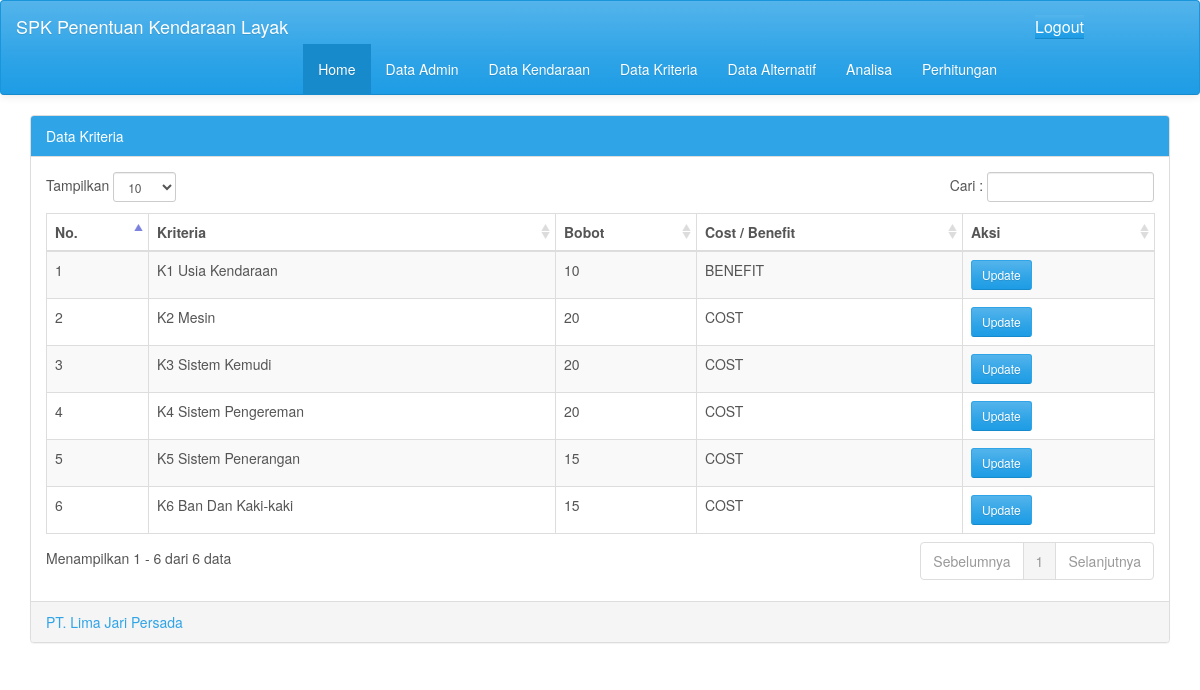
Page /kriteria.php on the committed database.
### tables this page shows
CREATE TABLE `kriteria` (
  `id_kriteria` varchar(20) NOT NULL,
  `kriteria` varchar(20) NOT NULL,
  `bobot` varchar(20) NOT NULL,
  `cost_benefit` varchar(20) NOT NULL
);

### kriteria.php (the view, shortened to what this page needs)
<?php
	include('configdb.php');
?>
<!DOCTYPE html>
<html lang="en"><head><meta http-equiv="Content-Type" content="text/html; charset=UTF-8">
	<link href="ui/css/cerulean.min.css" rel="stylesheet">
	<link rel="stylesheet" type="text/css" href="ui/css/datatables/dataTables.bootstrap.css">
  </head>
  <body>
	<div id="wrapper">
      <nav class="navbar navbar-default">
        <div class="container-fluid">
          <div class="navbar-header">
            <a class="navbar-brand" href="#"><?php echo $_SESSION['judul'];?></a>
          </div>
          <div style="color: white; padding: 15px 100px 5px 100px; float: right;
            font-size: 16px;"> &nbsp; <a href="logout.php" class="btn-primary square-btn-adjust">
            <i class="fa fa-sign-out"></i>Logout</a>
          </div>
          <div id="navbar" class="navbar-collapse collapse">
            <ul class="nav navbar-nav">
				<li class="active"><a href="index.php">Home</a></li>
				<li><a href="admin.php">Data Admin</a></li>
				<li><a href="kendaraan.php">Data Kendaraan</a></li>
				<li><a href="kriteria.php">Data Kriteria</a></li>
				<li><a href="alternatif.php">Data Alternatif</a></li>
				<li><a href="analisa.php">Analisa</a></li>
				<li><a href="perhitungan.php">Perhitungan</a></li>
			</ul>
          </div>
        </div>
      </nav>
	  <div class="container">
	  <div id="page-wrapper">
      <div class="row">
      <div class="col-lg-12">
	  <div class="panel panel-primary">
		  <div class="panel-heading">Data Kriteria</div>
		    <?php
							$kriteria = $mysqli->query("select * from kriteria");
		    ?>
		  <div class="panel-body table-responsive">
			<table id="example" class="table table-striped table-bordered" cellspacing="0" width="100%">
			<thead>
				<tr>
					<th>No.</th>
					<th>Kriteria</th>
					<th>Bobot</th>
					<th>Cost / Benefit</th>
					<th>Aksi</th>
				</tr>
			</thead>
			<tbody>
										<?php
												$i = 1;
												while ($row = $kriteria->fetch_assoc()) {
													echo '<tr>';
													echo '<td>'.$i++.'</td>';
													echo '<td>'.ucwords($row["kriteria"]).'</td>';
													echo '<td>'.$row["bobot"].'</td>';
													echo '<td class="text-uppercase">'.$row["cost_benefit"].'</td>';
													echo '<td>';
										?>
														  <a href="edit-kriteria.php?id=<?php echo $row["id_kriteria"];?>" class="btn btn-primary btn-sm"><i class="fa fa-pencil"></i> Update</a>
										<?php
													echo '</tr>';
												}
										?>
			</tbody>
			</table>
		  </div>
		  <div class="panel-footer text-primary"><?php echo $_SESSION['by'];?><div class="pull-right"></div></div>
		</div>
		</div>
	</div>
	</div>
	</div>
    </div>
</body></html>

### rows in the picture
kriteria: kriteria "K1 Usia Kendaraan", bobot "10", cost_benefit "BENEFIT"
kriteria: kriteria "K2 Mesin", bobot "20", cost_benefit "COST"
kriteria: kriteria "K3 Sistem Kemudi", bobot "20", cost_benefit "COST"
kriteria: kriteria "K4 Sistem Pengereman", bobot "20", cost_benefit "COST"
kriteria: kriteria "K5 Sistem Penerangan", bobot "15", cost_benefit "COST"
kriteria: kriteria "K6 Ban Dan Kaki-kaki", bobot "15", cost_benefit "COST"

### other values in the picture
$_SESSION['judul'] "SPK Penentuan Kendaraan Layak"
$_SESSION['by'] "PT. Lima Jari Persada"
